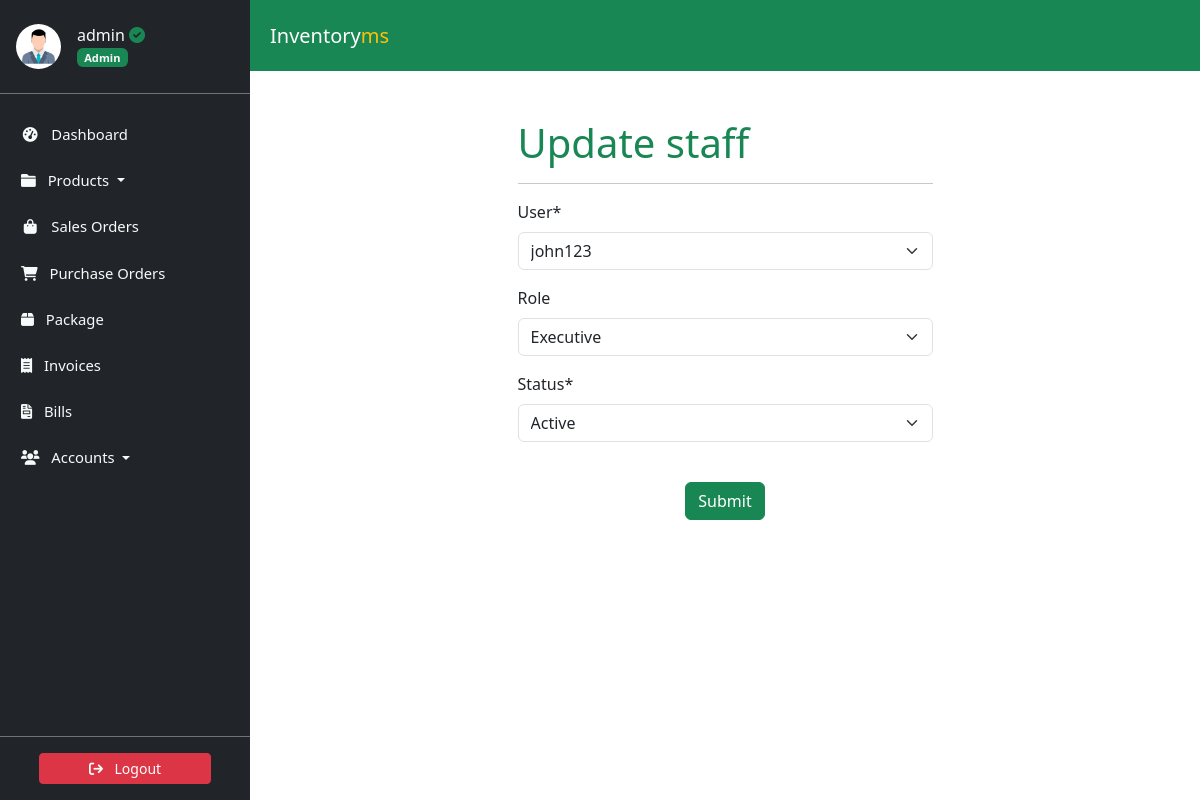
Page /staff/profile/2/update/ (signed in) on the committed database.
### accounts/models.py (models this page shows, shortened)
class Profile(models.Model):
    user = models.OneToOneField(
        User, on_delete=models.CASCADE, verbose_name='User'
    )
    slug = AutoSlugField(
        unique=True,
        verbose_name='Account ID',
        populate_from='email'
    )
    profile_picture = ProcessedImageField(
        default='profile_pics/default.jpg',
        upload_to='profile_pics',
        format='JPEG',
        processors=[ResizeToFill(150, 150)],
        options={'quality': 100}
    )
    telephone = PhoneNumberField(
        null=True, blank=True, verbose_name='Telephone'
    )
    email = models.EmailField(
        max_length=150, blank=True, null=True, verbose_name='Email'
    )
    first_name = models.CharField(
        max_length=30, blank=True, verbose_name='First Name'
    )
    last_name = models.CharField(
        max_length=30, blank=True, verbose_name='Last Name'
    )
    status = models.CharField(
        choices=STATUS_CHOICES,
        max_length=12,
        default='INA',
        verbose_name='Status'
    )
    role = models.CharField(
        choices=ROLE_CHOICES,
        max_length=12,
        blank=True,
        null=True,
        verbose_name='Role'
    )
    class Meta:
        ordering = ['slug']
        verbose_name = 'Profile'
        verbose_name_plural = 'Profiles'

### accounts/views.py (the view, shortened to what this page needs)
# urls.py: path('profile/<int:pk>/update/', ProfileUpdateView.as_view(),
class ProfileUpdateView(LoginRequiredMixin, UserPassesTestMixin, UpdateView):
    model = Profile
    template_name = 'accounts/staffupdate.html'
    fields = ['user', 'role', 'status']
    def test_func(self):
        return self.request.user.is_superuser

### accounts/templates/accounts/staffupdate.html (shortened to what this page needs)
{% extends "store/base.html" %}
{% load static %}
{% load crispy_forms_tags %}
{% block title %}Update staff{%endblock title%}{% block content %}
<div class="col container p-5">
    <div class="row">
        <div class="col-md-3 col-lg-3"></div>
          <div class="col-md-6 col-lg-6">
            <form method="POST" enctype="multipart/form-data">
                <section class="section-bg" id="plans">
                    <fieldset class="form-group">
                        <header class="section-header">
                            <h1 class="text-success">Update staff</h1>
                            <hr>
                        </header>
                        {{ form.media }} {{ form|crispy }}
                    </fieldset>
                </section>
                <div class="form-group mt-4 text-center">
                    <button class="btn btn-success" type="submit">Submit</button>
                </div>
            </form>
        </div>
        <div class="col-md-3 col-lg-3"></div>
    </div>
</div>
{% endblock content %}

### store/templates/store/sidebar.html (shortened to what this page needs)
<link href="https://cdn.jsdelivr.net/npm/bootstrap@5.3.3/dist/css/bootstrap.min.css" rel="stylesheet">
<link href="https://cdnjs.cloudflare.com/ajax/libs/font-awesome/6.0.0-beta3/css/all.min.css" rel="stylesheet">
<aside class="sidebar position-fixed top-0 left-0 overflow-auto h-100 bg-dark text-light" id="show-side-navigation1">
    <div class="sidebar-header d-flex align-items-center px-3 py-4 border-bottom border-secondary">
        <a href="{% url 'user-profile' %}" class="d-flex align-items-center text-decoration-none text-light">
            <img class="rounded-circle img-fluid" id="sidebar-img" width="45" src="{{ request.user.profile.profile_picture.url }}" alt="Profile Picture" />
            <div class="ms-3">
                <h5 class="fs-6 mb-0">
                    {{ request.user.username }}{% if request.user.profile.role == 'AD' %} <i class="fa-solid fa-circle-check text-success"></i>{% endif %}
                </h5>
                <span class="badge bg-success text-light">
                    {% if request.user.profile.role == 'AD' %}
                        Admin
                    {% elif request.user.profile.role == 'EX' %}
                        Executive
                    {% else %}
                        Operative
                    {% endif %}
                </span>
            </div>
        </a>
    </div>
    <div class="nav-container">
        <ul class="nav flex-column mt-3">
            <li class="nav-item mb-2">
                <a class="nav-link text-light {% if request.resolver_match.url_name == 'dashboard' %}active{% endif %}" href="{% url 'dashboard' %}">
                    <i class="fa fa-tachometer-alt fa-fw me-2"></i> Dashboard
                </a>
            </li>
            <li class="nav-item mb-2 dropdown">
                <a class="nav-link text-light {% if request.resolver_match.url_name == 'productslist' %}active{% endif %} dropdown-toggle" href="#" id="productsDropdown" role="button" data-bs-toggle="dropdown" aria-expanded="false">
                    <i class="fa fa-folder me-2"></i> Products
                </a>
            </li>
            <li class="nav-item mb-2">
                <a class="nav-link text-light {% if request.resolver_match.url_name == 'saleslist' %}active{% endif %}" href="{% url 'saleslist' %}">
                    <i class="fa fa-shopping-bag fa-fw me-2"></i> Sales Orders
                </a>
            </li>
            <li class="nav-item mb-2">
                <a class="nav-link text-light {% if request.resolver_match.url_name == 'purchaseslist' %}active{% endif %}" href="{% url 'purchaseslist' %}">
                    <i class="fa fa-shopping-cart me-2"></i> Purchase Orders
                </a>
            </li>
            <li class="nav-item mb-2">
                <a class="nav-link text-light {% if request.resolver_match.url_name == 'deliveries' %}active{% endif %}" href="{% url 'deliveries' %}">
                    <i class="fa-solid fa-box me-2"></i> Package
                </a>
            </li>
            <li class="nav-item mb-2">
                <a class="nav-link text-light {% if request.resolver_match.url_name == 'invoicelist' %}active{% endif %}" href="{% url 'invoicelist' %}">
                    <i class="fa-solid fa-receipt me-2"></i> Invoices
                </a>
            </li>
            <li class="nav-item mb-2">
                <a class="nav-link text-light {% if request.resolver_match.url_name == 'bill_list' %}active{% endif %}" href="{% url 'bill_list' %}">
                    <i class="fa-solid fa-file-invoice me-2"></i> Bills
                </a>
            </li>
            <li class="nav-item mb-2 dropdown">
                <a class="nav-link text-light  dropdown-toggle" href="#" id="accountsDropdown" role="button" data-bs-toggle="dropdown" aria-expanded="false">
                    <i class="fa fa-users me-2"></i> Accounts
                </a>
            </li>
        </ul>
    </div>
    <div class="sidebar-footer position-absolute bottom-0 w-100 text-center py-3 bg-dark border-top border-secondary">
        <a class="btn btn-danger btn-sm w-75" href="{% url 'user-logout' %}">
            <i class="fa fa-sign-out me-2"></i> Logout
        </a>
    </div>
</aside>

### static/css/style.css (style rules this page uses)
:root { --dk-gray-100: #f3f4f6; --dk-gray-200: #e5e7eb; --dk-gray-300: #d1d5db; --dk-gray-400: #9ca3af; --dk-gray-500: #6b7280; --dk-gray-600: #4b5563; --dk-gray-700: #374151; --dk-gray-800: #1f2937; --dk-gray-900: #111827; --dk-dark-bg: #313348; --dk-darker-bg: #2a2b3d; --navbar-bg-color: #6f6486; --sidebar-bg-color: #252636; --sidebar-width: 250px; --sidebar-expanded-width: 230px; --sidebar-collapsed-width: 100px; --sidebar-header-bg: #212529; --nav-link-color: #adb5bd; --nav-link-active-bg: #495057; --dropdown-menu-bg: #495057; --dropdown-item-color: #adb5bd; --dropdown-item-active-bg: #6c757d; --sidebar-separator-bg: #4caf50; --logo-separator-height: 60px; --sidebar-item-height: 50px; --submenu-item-height: 45px; }
* { margin: 0; padding: 0; box-sizing: border-box; }
body { font-family: "Inter", sans-serif; background-color: #fff; }
a { text-decoration: none; }
.sidebar { font-size: 0.925rem; background-color: var(--sidebar-bg-color); width: var(--sidebar-width); transition: width 0.3s ease-in-out; z-index: 9999999; }
.sidebar .sidebar-header { background-color: var(--sidebar-header-bg); border-bottom: 1px solid #2a2b3c; }
.sidebar ul > li > a { color: var(--dk-gray-400); text-decoration: none; }

### store/templates/store/sidebar.html (style rules this page uses)
.sidebar { width: 250px; background-color: #343a40; color: #fff; position: fixed; top: 0; bottom: 0; display: flex; flex-direction: column; }
.sidebar-header { background-color: #212529; }
.nav-container { flex: 1; overflow-y: auto; padding: 5px; }
.nav-link { color: #adb5bd; }
.sidebar-footer { background-color: #212529; text-align: center; padding: 10px; }

### rows in the picture
Profile: user "john123", role "Executive", status "Active"

### other values in the picture
{{ request.user.username }} "admin"
